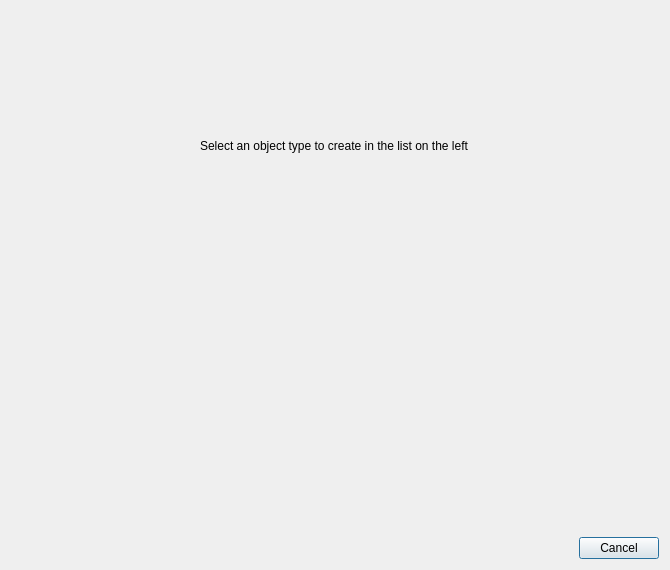
<?xml version="1.0" encoding="UTF-8"?>
<ui version="4.0">
 <class>Dialog</class>
 <widget class="QDialog" name="Dialog">
  <property name="geometry">
   <rect>
    <x>0</x>
    <y>0</y>
    <width>670</width>
    <height>570</height>
   </rect>
  </property>
  <property name="windowTitle">
   <string>Dialog</string>
  </property>
  <layout class="QVBoxLayout" name="verticalLayout">
   <item alignment="Qt::AlignmentFlag::AlignHCenter|Qt::AlignmentFlag::AlignVCenter">
    <widget class="QLabel" name="label">
     <property name="text">
      <string>Select an object type to create in the list on the left</string>
     </property>
    </widget>
   </item>
   <item alignment="Qt::AlignmentFlag::AlignRight|Qt::AlignmentFlag::AlignBottom">
    <widget class="QPushButton" name="pushButton">
     <property name="text">
      <string>Cancel</string>
     </property>
    </widget>
   </item>
  </layout>
 </widget>
 <resources/>
 <connections/>
</ui>
